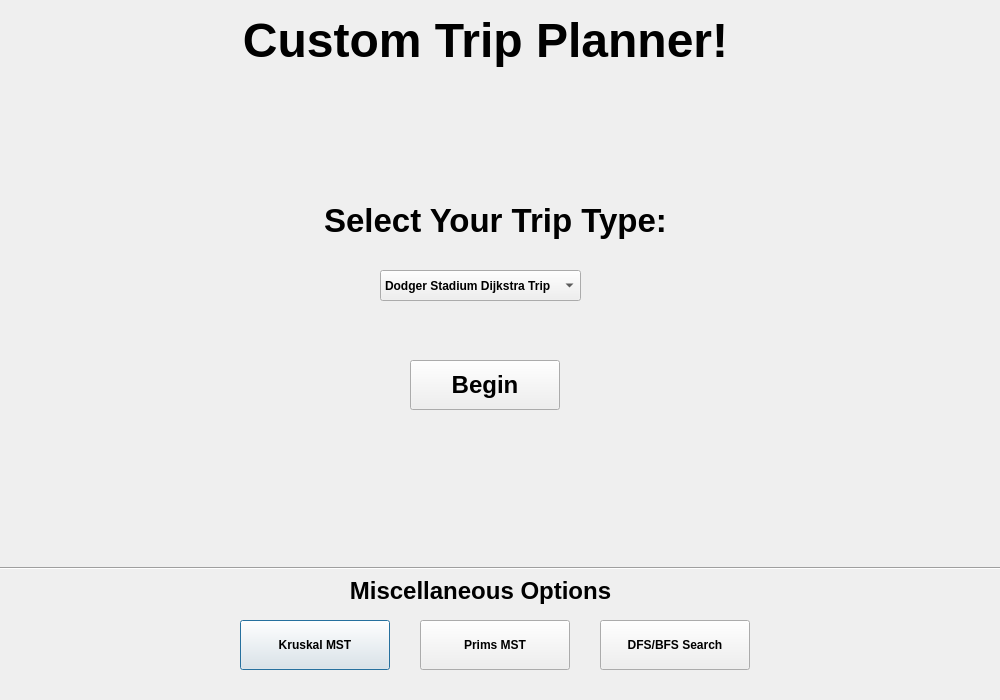
<?xml version="1.0" encoding="UTF-8"?>
<ui version="4.0">
 <class>planningTourPage</class>
 <widget class="QDialog" name="planningTourPage">
  <property name="geometry">
   <rect>
    <x>0</x>
    <y>0</y>
    <width>1000</width>
    <height>700</height>
   </rect>
  </property>
  <property name="windowTitle">
   <string>Dialog</string>
  </property>
  <widget class="QPushButton" name="kruskal">
   <property name="geometry">
    <rect>
     <x>240</x>
     <y>620</y>
     <width>150</width>
     <height>50</height>
    </rect>
   </property>
   <property name="font">
    <font>
     <bold>true</bold>
    </font>
   </property>
   <property name="text">
    <string>Kruskal MST</string>
   </property>
  </widget>
  <widget class="QPushButton" name="prims">
   <property name="geometry">
    <rect>
     <x>420</x>
     <y>620</y>
     <width>150</width>
     <height>50</height>
    </rect>
   </property>
   <property name="font">
    <font>
     <bold>true</bold>
    </font>
   </property>
   <property name="text">
    <string>Prims MST</string>
   </property>
  </widget>
  <widget class="QPushButton" name="Trip_Button">
   <property name="geometry">
    <rect>
     <x>410</x>
     <y>360</y>
     <width>150</width>
     <height>50</height>
    </rect>
   </property>
   <property name="font">
    <font>
     <pointsize>18</pointsize>
     <bold>true</bold>
    </font>
   </property>
   <property name="text">
    <string>Begin</string>
   </property>
  </widget>
  <widget class="Line" name="line">
   <property name="geometry">
    <rect>
     <x>0</x>
     <y>560</y>
     <width>1001</width>
     <height>16</height>
    </rect>
   </property>
   <property name="orientation">
    <enum>Qt::Horizontal</enum>
   </property>
  </widget>
  <widget class="QLabel" name="label">
   <property name="geometry">
    <rect>
     <x>310</x>
     <y>570</y>
     <width>341</width>
     <height>41</height>
    </rect>
   </property>
   <property name="font">
    <font>
     <pointsize>18</pointsize>
     <bold>true</bold>
    </font>
   </property>
   <property name="text">
    <string>Miscellaneous Options</string>
   </property>
   <property name="alignment">
    <set>Qt::AlignCenter</set>
   </property>
  </widget>
  <widget class="QPushButton" name="dfs">
   <property name="geometry">
    <rect>
     <x>600</x>
     <y>620</y>
     <width>150</width>
     <height>50</height>
    </rect>
   </property>
   <property name="font">
    <font>
     <bold>true</bold>
    </font>
   </property>
   <property name="text">
    <string>DFS/BFS Search</string>
   </property>
  </widget>
  <widget class="QLabel" name="SelectTripLabel">
   <property name="geometry">
    <rect>
     <x>260</x>
     <y>190</y>
     <width>471</width>
     <height>61</height>
    </rect>
   </property>
   <property name="font">
    <font>
     <pointsize>25</pointsize>
     <bold>true</bold>
    </font>
   </property>
   <property name="text">
    <string>Select Your Trip Type:</string>
   </property>
   <property name="alignment">
    <set>Qt::AlignCenter</set>
   </property>
  </widget>
  <widget class="QLabel" name="Title">
   <property name="geometry">
    <rect>
     <x>240</x>
     <y>10</y>
     <width>491</width>
     <height>61</height>
    </rect>
   </property>
   <property name="font">
    <font>
     <pointsize>36</pointsize>
     <bold>true</bold>
    </font>
   </property>
   <property name="text">
    <string>Custom Trip Planner!</string>
   </property>
   <property name="alignment">
    <set>Qt::AlignCenter</set>
   </property>
  </widget>
  <widget class="QComboBox" name="Trip_Selection">
   <property name="geometry">
    <rect>
     <x>380</x>
     <y>270</y>
     <width>201</width>
     <height>31</height>
    </rect>
   </property>
   <property name="font">
    <font>
     <bold>true</bold>
    </font>
   </property>
   <item>
    <property name="text">
     <string>Dodger Stadium Dijkstra Trip</string>
    </property>
   </item>
   <item>
    <property name="text">
     <string>Custom Trip</string>
    </property>
   </item>
   <item>
    <property name="text">
     <string>Miami Marlins Circuit Trip</string>
    </property>
   </item>
   <item>
    <property name="text">
     <string>Efficient Trip</string>
    </property>
   </item>
  </widget>
 </widget>
 <resources/>
 <connections/>
</ui>
